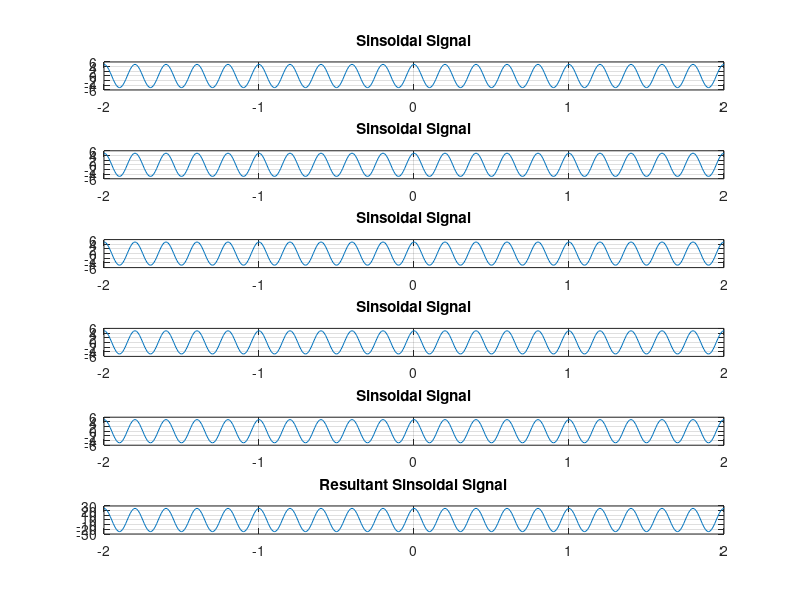

The MATLAB source for this figure:
num=input('Enter the Number of Sinusoids: ' );
x1=0;
for n=1:num
    f=input('Enter frequency: ');
    Phase=0;
    A=5;
    t=-2:0.01:2;
    x=A*cos(2*pi*f*t + Phase);
   
    subplot(num+1,1,n);
    plot(t,x);
    title('Sinsoidal Signal');
    
    x1=x1+x;
    grid;
end;
subplot(num+1,1,n+1);
plot(t,x1);
 title('Resultant Sinsoidal Signal');
grid;